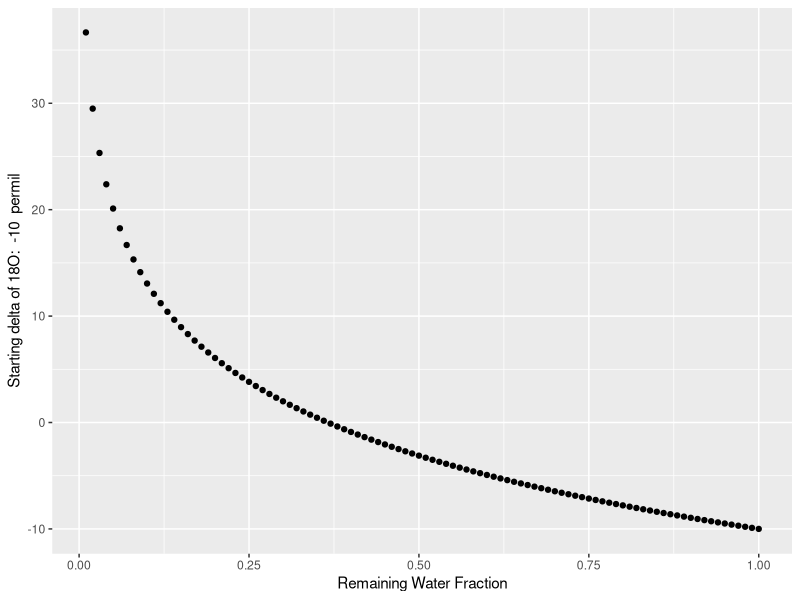
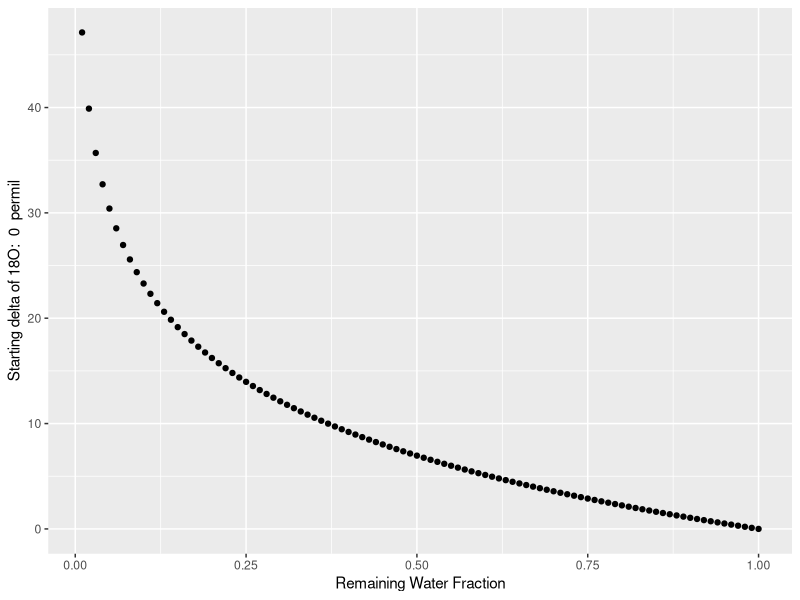
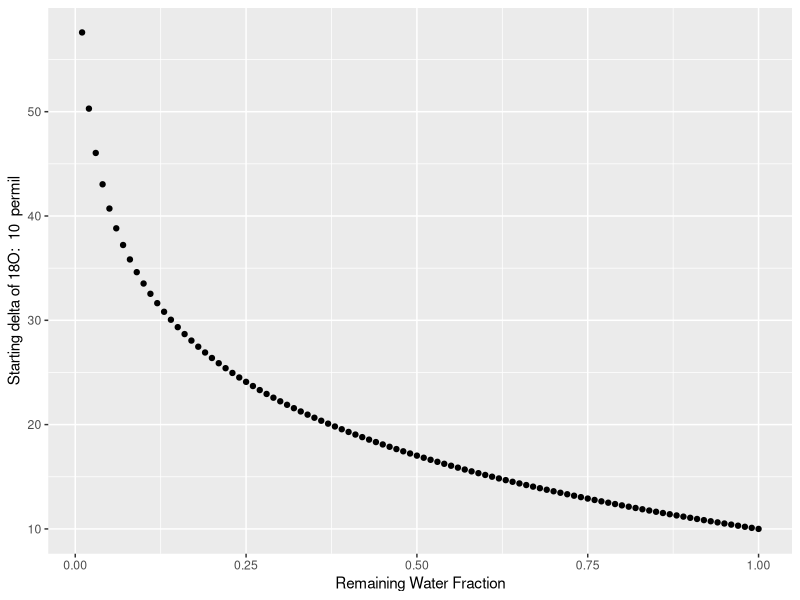
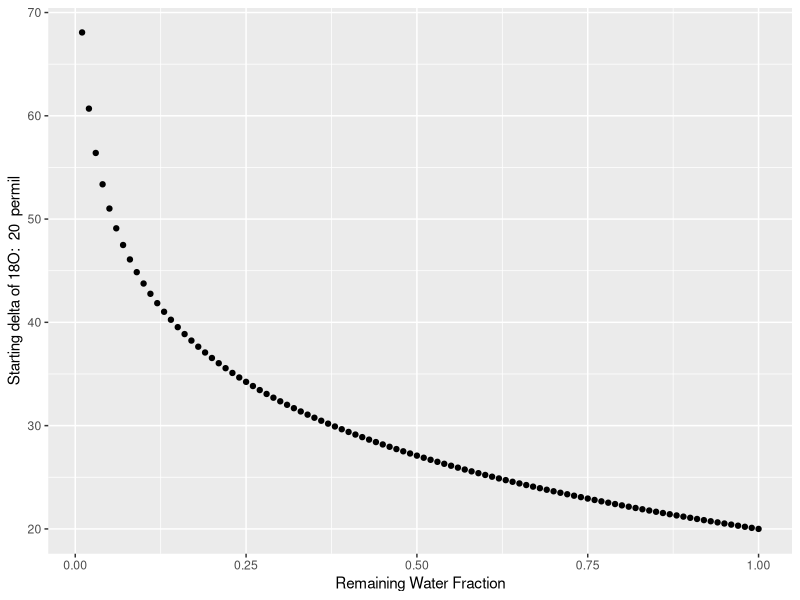

Here is the R script that generated these plots, in order:
## ---- chunk 1
library(dplyr)

# session info
starting_delta_values = seq(-10,30,10)
alpha = 0.990

remaining_Delta <- function(starting_delta_values, remaining_Water_Fraction, alpha) #Function which calculates the isotope value for the remaining water post-process
{
  remaining_Delta = (starting_delta_values +   1000)*(remaining_Water_Fraction^(alpha-1))-1000
  return(remaining_Delta)
}

calculated_Data <- tibble(remaining_Water_Fraction = seq(0.01,1,0.01)) #tibble for plotting

for (i in 1:length(starting_delta_values)) { #Iteratively adding columns for each of the starting values for all the remaining water fractions. USED FOR QUESTION 3 BELOW
  if( any(is.na(starting_delta_values)) ) warning('Yo, fix your data') #catch for bad data
  else
  calculated_Data <- calculated_Data %>%
  mutate(!!sym(toString(starting_delta_values[i])) :=  remaining_Delta(starting_delta_values[i], remaining_Water_Fraction, alpha))
}

print(calculated_Data)

## ---- chunk 2
library(ggplot2)

produce_Plot <- function(...) { #Making a plot as a function. Takes y axis as input
  titley <- paste("Starting delta of 18O: ", toString(starting_delta_values[i]), " permil")
  plot <- ggplot(calculated_Data) + 
  geom_point(aes(x = remaining_Water_Fraction, ...))+
  labs(y = titley , x="Remaining Water Fraction")
  
  return(plot)
  }

i <- 1 #Iteratively making a plot for each starting value
while (i < length(starting_delta_values)) {
temp_Plot <- produce_Plot(y = !!sym(toString(starting_delta_values[i])))
print(temp_Plot)
i = i+1
}

## ---- chunk 3
measured_Data = c(-10, NA, 20, 30)
